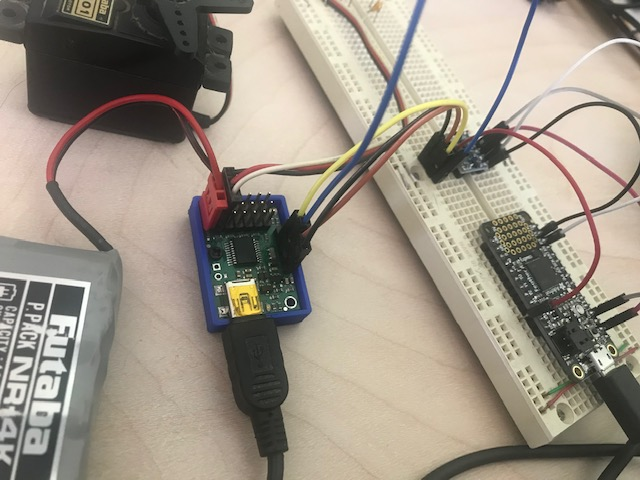
#> input picture Maestro_master/featherwiring.jpg, 640 x 480 px, given in place of the camera
$ python color_testing_1.py
#> lines starting #> are read from the running program, lines starting #| are printed output that depends on the picture; after the words box and inside, x2 and y2 are one past the last pixel; in counts of white or black regions, pixels touching at a corner belong together
### arm_code.py
from Maestro_master import maestro

def move(finger: int,position: int, SIMULATION_MODE=False):
    if SIMULATION_MODE:
        print('received command to arm ....')
        return

    # servo = maestro.Controller('COM6')
    servo = maestro.Controller('/dev/ttyACM0')
    speed = 2
    """
    :param finger: 0: Thumb, 1: Index, 2: Middle, 3: Ring, 4: Little
    :param position: 0: Closed, 1: Half Open, 2: Full Open
    :param servo: Maestro Controller
    :return: None
    """
    servo.setAccel(finger, speed)

    print('received command to arm ....')

    if position == 0:
        servo.setTarget(finger, 3000)
    elif position == 1:
        servo.setTarget(finger, 6000)
    elif position == 2:
        servo.setTarget(finger, 9000)

    servo.close()


# [15 lines of commented-out code are left out]

### Maestro_master/maestro.py
import serial
from sys import version_info

PY2 = version_info[0] == 2   #Running Python 2.x?

#
#---------------------------
# Maestro Servo Controller
#---------------------------
#
# Support for the Pololu Maestro line of servo controllers
#
# Steven Jacobs -- Aug 2013
# https://github.com/FRC4564/Maestro/
#
# These functions provide access to many of the Maestro's capabilities using the
# Pololu serial protocol
#
class Controller:
    # When connected via USB, the Maestro creates two virtual serial ports
    # /dev/ttyACM0 for commands and /dev/ttyACM1 for communications.
    # Be sure the Maestro is configured for "USB Dual Port" serial mode.
    # "USB Chained Mode" may work as well, but hasn't been tested.
    #
    # Pololu protocol allows for multiple Maestros to be connected to a single
    # serial port. Each connected device is then indexed by number.
    # This device number defaults to 0x0C (or 12 in decimal), which this module
    # assumes.  If two or more controllers are connected to different serial
    # ports, or you are using a Windows OS, you can provide the tty port.  For
    # example, '/dev/ttyACM2' or for Windows, something like 'COM3'.
    def __init__(self,ttyStr='/dev/ttyACM0',device=0x0c):
        # Open the command port
        self.usb = serial.Serial(ttyStr)
        # Command lead-in and device number are sent for each Pololu serial command.
        self.PololuCmd = chr(0xaa) + chr(device)
        # Track target position for each servo. The function isMoving() will
        # use the Target vs Current servo position to determine if movement is
        # occuring.  Upto 24 servos on a Maestro, (0-23). Targets start at 0.
        self.Targets = [0] * 24
        # Servo minimum and maximum targets can be restricted to protect components.
        self.Mins = [0] * 24
        self.Maxs = [0] * 24

    # Cleanup by closing USB serial port
    def close(self):
        self.usb.close()

    # Send a Pololu command out the serial port
    def sendCmd(self, cmd):
        cmdStr = self.PololuCmd + cmd
        if PY2:
            self.usb.write(cmdStr)
        else:
            self.usb.write(bytes(cmdStr,'latin-1'))

    # Set channels min and max value range.  Use this as a safety to protect
    # from accidentally moving outside known safe parameters. A setting of 0
    # allows unrestricted movement.
    #
    # ***Note that the Maestro itself is configured to limit the range of servo travel
    # which has precedence over these values.  Use the Maestro Control Center to configure
    # ranges that are saved to the controller.  Use setRange for software controllable ranges.
    def setRange(self, chan, min, max):
        self.Mins[chan] = min
        self.Maxs[chan] = max

    # Return Minimum channel range value
    def getMin(self, chan):
        return self.Mins[chan]

    # Return Maximum channel range value
    def getMax(self, chan):
        return self.Maxs[chan]

    # Set channel to a specified target value.  Servo will begin moving based
    # on Speed and Acceleration parameters previously set.
    # Target values will be constrained within Min and Max range, if set.
    # For servos, target represents the pulse width in of quarter-microseconds
    # Servo center is at 1500 microseconds, or 6000 quarter-microseconds
    # Typcially valid servo range is 3000 to 9000 quarter-microseconds
    # If channel is configured for digital output, values < 6000 = Low ouput
    def setTarget(self, chan, target):
        # if Min is defined and Target is below, force to Min
        if self.Mins[chan] > 0 and target < self.Mins[chan]:
            target = self.Mins[chan]
        # if Max is defined and Target is above, force to Max
        if self.Maxs[chan] > 0 and target > self.Maxs[chan]:
            target = self.Maxs[chan]
        #
        lsb = target & 0x7f #7 bits for least significant byte
        msb = (target >> 7) & 0x7f #shift 7 and take next 7 bits for msb
        cmd = chr(0x04) + chr(chan) + chr(lsb) + chr(msb)
        self.sendCmd(cmd)
        # Record Target value
        self.Targets[chan] = target

    # Set speed of channel
    # Speed is measured as 0.25microseconds/10milliseconds
    # For the standard 1ms pulse width change to move a servo between extremes, a speed
    # of 1 will take 1 minute, and a speed of 60 would take 1 second.
    # Speed of 0 is unrestricted.
    # [5 lines left out: function setSpeed, not called in this run]

    # Set acceleration of channel
    # This provide soft starts and finishes when servo moves to target position.
    # Valid values are from 0 to 255. 0=unrestricted, 1 is slowest start.
    # A value of 1 will take the servo about 3s to move between 1ms to 2ms range.
    def setAccel(self, chan, accel):
        lsb = accel & 0x7f #7 bits for least significant byte
        msb = (accel >> 7) & 0x7f #shift 7 and take next 7 bits for msb
        cmd = chr(0x09) + chr(chan) + chr(lsb) + chr(msb)
        self.sendCmd(cmd)

    # Get the current position of the device on the specified channel
    # The result is returned in a measure of quarter-microseconds, which mirrors
    # the Target parameter of setTarget.
    # This is not reading the true servo position, but the last target position sent
    # to the servo. If the Speed is set to below the top speed of the servo, then
    # the position result will align well with the acutal servo position, assuming
    # it is not stalled or slowed.
    # [39 lines left out: functions getPosition, isMoving, getMovingState, runScriptSub, not called in this run]

    # Stop the current Maestro Script
    def stopScript(self):
        cmd = chr(0x24)
        self.sendCmd(cmd)

### color_testing_1.py
import cv2
import numpy as np
import time

try:
    import arm_code  # Comment this out if not available
except ImportError:
    class arm_code:
        @staticmethod
        def move(finger, position):
            print(f"[SIMULATION] Moving finger {finger} to position {position}")

# Configuration
FRAME_WIDTH, FRAME_HEIGHT = 640, 480
CONFIDENCE_THRESHOLD = 0.85
INVERT_CAMERA = True

# Color ranges in HSV space
color_ranges = {
    'red': [(0, 120, 70), (10, 255, 255)],  # Lower and Upper bounds for Red
    'orange': [(10, 100, 100), (25, 255, 255)],  # Lower and Upper bounds for Orange
    'yellow': [(25, 50, 50), (35, 255, 255)],  # Lower and Upper bounds for Yellow
    'blue': [(90, 50, 50), (130, 255, 255)],  # Lower and Upper bounds for Blue
    'pink': [(140, 50, 50), (170, 255, 255)],  # Lower and Upper bounds for Pink
}

# Command mapping for colors to ASL signs
color_to_asl = {
    'red': 'R',     # R for Red
    'orange': 'O',  # O for Orange
    'yellow': 'Y',  # Y for Yellow
    'blue': 'B',    # B for Blue
    'pink': 'P'     # P for Pink
}

# Command mapping to arm positions
def send_asl_command(letter):
    print(f"[ASL] Recognized: {letter}")
    try:
        if letter == 'R':  # Red
            for f in range(5): arm_code.move(finger=f, position=0)  # Example gesture for Red
        elif letter == 'O':  # Orange
            for f in range(1, 5): arm_code.move(finger=f, position=2)
            arm_code.move(finger=0, position=0)
        elif letter == 'Y':  # Yellow
            for f in range(5): arm_code.move(finger=f, position=2)  # Example gesture for Yellow
        elif letter == 'B':  # Blue
            arm_code.move(finger=1, position=2)  # Blue gesture example
            arm_code.move(finger=2, position=2)
            arm_code.move(finger=0, position=0)
        elif letter == 'P':  # Pink
            arm_code.move(finger=0, position=2)  # Pink gesture example
            arm_code.move(finger=4, position=2)
            for f in [1, 2, 3]: arm_code.move(finger=f, position=0)
    except Exception as e:
        print(f"[ERROR] Failed to send ASL command: {e}")

# Color detection and ASL command sending
class ColorASLController:
    def __init__(self):
        self.last_color = None
        self.last_time = 0

    def detect_color(self, frame):
        hsv_frame = cv2.cvtColor(frame, cv2.COLOR_BGR2HSV)

        # Check each color range
        for color, (lower, upper) in color_ranges.items():
            lower_bound = np.array(lower)
            upper_bound = np.array(upper)

            # Create a mask for the current color
            mask = cv2.inRange(hsv_frame, lower_bound, upper_bound)
            masked_frame = cv2.bitwise_and(frame, frame, mask=mask)

            # If any color is detected, return it
            if np.any(mask):
                return color

        return None

    def send_color_asl_command(self, color):
        print(f"[Color ASL] Detected Color: {color}")
        asl_letter = color_to_asl.get(color)

        if asl_letter:
            send_asl_command(asl_letter)

    def run(self):
        cap = cv2.VideoCapture(0)
        cap.set(cv2.CAP_PROP_FRAME_WIDTH, FRAME_WIDTH)
        cap.set(cv2.CAP_PROP_FRAME_HEIGHT, FRAME_HEIGHT)

        while cap.isOpened():
            ret, frame = cap.read()
#> frame is the input picture: shape (480, 640, 3); mean B, G, R 134.4, 148, 157.3
            if not ret:
                break

            if INVERT_CAMERA:
                frame = cv2.flip(frame, 1)
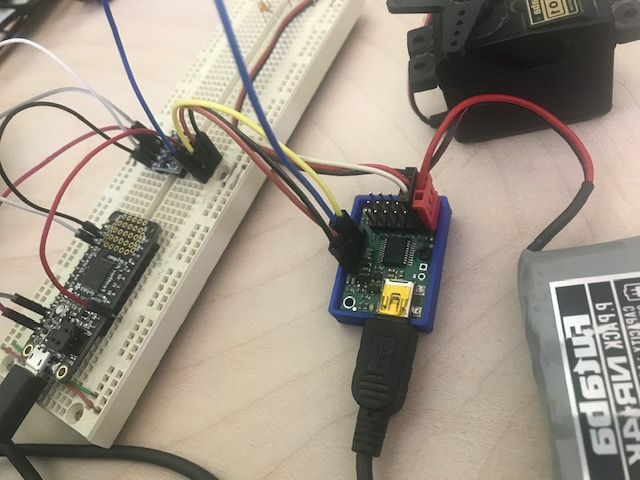
#> frame: shape (480, 640, 3); mean B, G, R 134.4, 148, 157.3

            color = self.detect_color(frame)
#> in detect_color, `hsv_frame = cv2.cvtColor(frame, cv2.COLOR_BGR2HSV)`: hsv_frame: shape (480, 640, 3); mean H, S, V 27.3, 40.9, 158.6
#> the loop in detect_color, `for color, (lower, upper) in color_ranges.items():` made 1 pass
#> pass 1, in detect_color, `mask = cv2.inRange(hsv_frame, lower_bound, upper_bound)`:
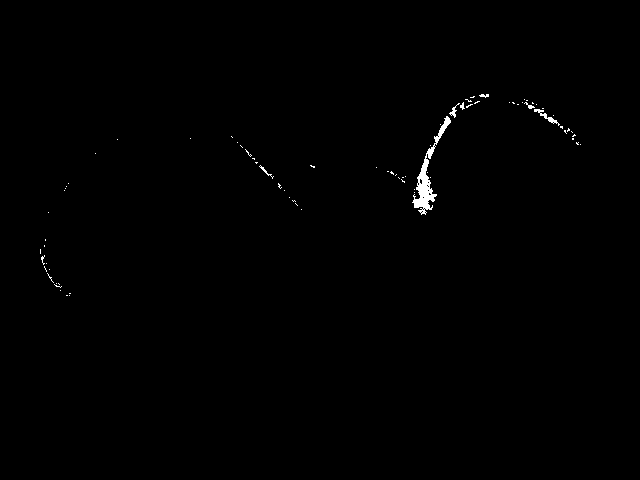
#> mask: shape (480, 640); 0.42% white; 79 white regions (72 under 20 px), largest, box (x1, y1, x2, y2) and area: (412, 116, 451, 215) 804, (534, 109, 560, 126) 98, (449, 103, 460, 118) 46
#> color = 'red'

            if color and (color != self.last_color or time.time() - self.last_time > 2):
                self.send_color_asl_command(color)
                self.last_color = color
#> self.last_color = 'red'
                self.last_time = time.time()

            # Display the detected color on the frame
            if color:
                cv2.putText(frame, f"Detected Color: {color}", (10, 30),
                            cv2.FONT_HERSHEY_SIMPLEX, 1, (0, 255, 0), 2)
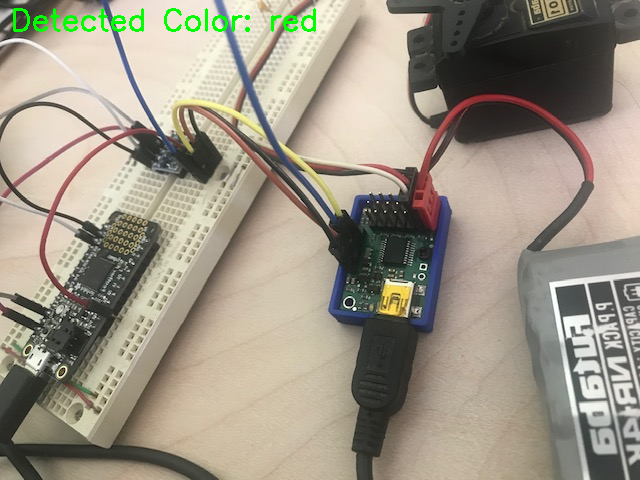
#> frame: shape (480, 640, 3); 0.67% of pixels changed, all inside (x1, y1, x2, y2) = (13, 8, 316, 32)

            cv2.imshow("Color ASL Control", frame)
            if cv2.waitKey(1) & 0xFF in [27, ord('q')]:
#> (key q is pressed here)
                break

        cap.release()
        cv2.destroyAllWindows()

# Example usage
if __name__ == "__main__":
    color_controller = ColorASLController()
    color_controller.run()
